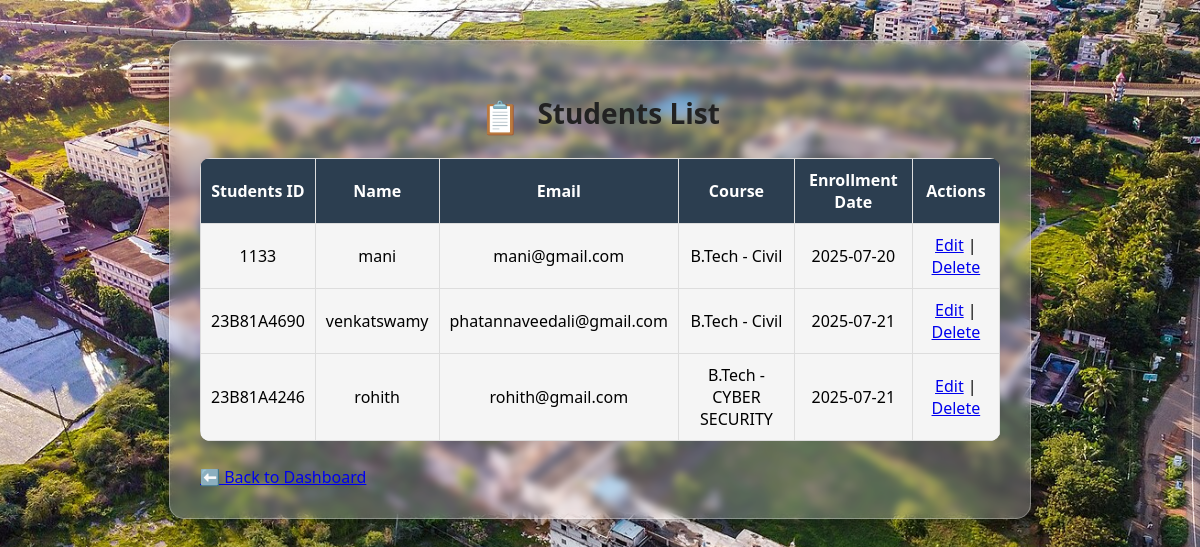
The app's page /students (signed in) with its own data.
### tables this page shows
CREATE TABLE "students" (
    id INTEGER PRIMARY KEY AUTOINCREMENT,
    student_id TEXT UNIQUE,
    name TEXT,
    added_by TEXT
, email TEXT, course TEXT, enrollment_date TEXT, username TEXT, password TEXT);

### app.py (the view)
@app.route('/students')
def view_students():
    if 'user' not in session:
        return redirect('/')
    db = get_db()
    students = db.execute("SELECT * FROM students").fetchall()
    return render_template('view_students.html', students=students)

### app.py (called while the page is built)
def get_db():
    db = getattr(g, '_database', None)
    if db is None:
        db = g._database = sqlite3.connect(DATABASE)
        db.row_factory = sqlite3.Row
    return db

@app.teardown_appcontext
def close_connection(exception):
    db = getattr(g, '_database', None)
    if db is not None:
        db.close()

### templates/view_students.html (shortened to what this page needs)
<!DOCTYPE html>
<html>
<head>
    <link rel="stylesheet" href="{{ url_for('static', filename='style.css') }}">
</head>
<body>
    <div class="container student-list-box">
        <h2><span class="emoji">📋</span> Students List</h2>
        <table>
            <tr>
                <th>Students ID</th>
                <th>Name</th>
                <th>Email</th>
                <th>Course</th>
                <th>Enrollment Date</th>
                {% if session['role'] == 'teacher' %}
                    <th>Actions</th>
                {% endif %}
            </tr>
            {% for student in students %}
            <tr>
                <td>{{ student['student_id'] }}</td>
                <td>{{ student['name'] }}</td>
                <td>{{ student['email'] }}</td>
                <td>{{ student['course'] }}</td>
                <td>{{ student['enrollment_date'] }}</td>
                {% if session['role'] == 'teacher' %}
                <td>
                    <a href="/edit_student/{{ student['id'] }}">Edit</a> |
                    <a href="/delete_student/{{ student['id'] }}" onclick="return confirm('Are you sure you want to delete this student?')">Delete</a>
                </td>
                {% endif %}
            </tr>
            {% endfor %}
        </table>
        <a class="btn" href="{{ url_for('dashboard') }}">⬅️ Back to Dashboard</a>
    </div>
</body>
</html>

### static/style.css (style rules this page uses)
body { margin: 0; padding: 0; color: white; font-family: 'Segoe UI', Tahoma, Geneva, Verdana, sans-serif; background: url('college_bg.jpg') no-repeat center center fixed; background-size: cover; }
.container, .card, .login-box { width: 90%; max-width: 800px; margin: 40px auto; padding: 30px; background: rgba(255, 255, 255, 0.25); box-shadow: 0 8px 24px rgba(0, 0, 0, 0.3); border-radius: 15px; backdrop-filter: blur(4px); -webkit-backdrop-filter: blur(4px); border: 1px solid rgba(255, 255, 255, 0.3); animation: fadeIn 0.8s ease-in-out; color: black; transition: transform 0.3s ease, box-shadow 0.3s ease; }
h2 { text-align: center; margin-bottom: 20px; font-size: 28px; color: #222; }
.emoji { font-size: 32px; vertical-align: middle; margin-right: 10px; }
table { width: 100%; border-collapse: collapse; margin-bottom: 25px; border-radius: 10px; overflow: hidden; }
table th, table td { border: 1px solid #ddd; padding: 10px; text-align: center; background-color: whitesmoke; color: black; }
table th { background-color: #2c3e50; color: white; }
table tr:nth-child(even) { background-color: #f2f2f2; }

### records on screen
students: student_id "1133", name "mani", email "mani@gmail.com", course "B.Tech - Civil", enrollment_date "2025-07-20"
students: student_id "23B81A4690", name "venkatswamy", email "phatannaveedali@gmail.com", course "B.Tech - Civil", enrollment_date "2025-07-21"
students: student_id "23B81A4246", name "rohith", email "rohith@gmail.com", course "B.Tech - CYBER SECURITY", enrollment_date "2025-07-21"
